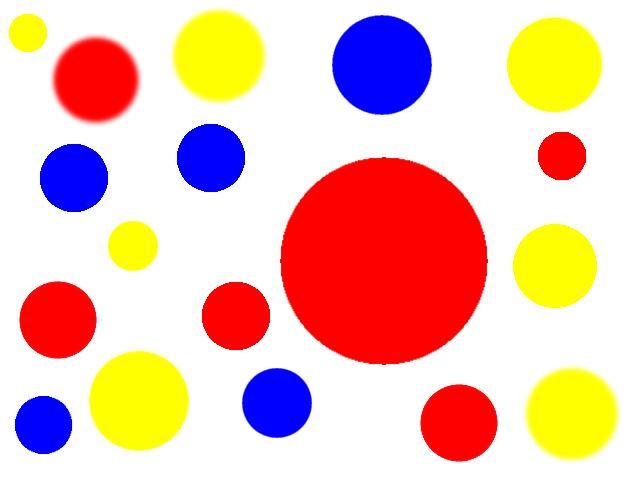
#> input picture Vision Artificial/fig_2.png, 638 x 479 px, found by its file name
$ python prueba.py
#> lines starting #> are read from the running program, lines starting #| are printed output that depends on the picture; after the words box and inside, x2 and y2 are one past the last pixel; in counts of white or black regions, pixels touching at a corner belong together
### Vision Artificial/miLibreria.py
# -*- coding: utf-8 -*-
#'/home/rocker/Pictures/fig_2.png'

"""
Created on Wed Mar 13 18:17:42 2019

@author: rocker
"""
import cv2
import numpy as np
import time
import matplotlib.pyplot as plt
from multiprocessing import Process

class MiLibreria:

    def __init__(self, ruta):
        self.img = cv2.imread(ruta)
#> self.img is the input picture: shape (479, 638, 3); mean B, G, R 179.5, 191.9, 237
        self.tam = np.size(self.img, 0), np.size(self.img, 1)
#> self.tam = (479, 638)

    """
        MÉTODO QUE RECIBE UNA CADENA EN CÓDIGO RGB "[R G B]" Y UN TÍTULO PARA
        ALMACENAR LA IMAGEN.

        BÁSICAMENTE LIMPIA LA IMAGEN DEJANDO SOLO EL COLOR DADO EN LA CADENA Y
        CUBRIENDO TODO LO DEMÁS CON BLANCO
    """
    # [12 lines left out: function limpiarImagen, not called in this run]
        #plt.imshow(self.img, cmap='gray')
        #plt.show()

    def limpiarImagenMejorada(self, cadena, titulo):
#> called with cadena = 0, titulo = 'uno'
        target_BGR = [[255, 0, 0], [0, 255, 255], [0, 0, 255]]
        inicio = time.time()

        for i in range(self.tam[0]):
            for j in range(self.tam[1]):
                if not np.array_equal(target_BGR[cadena], self.img[i, j]):
                    self.img[i, j] = [255, 255, 255]
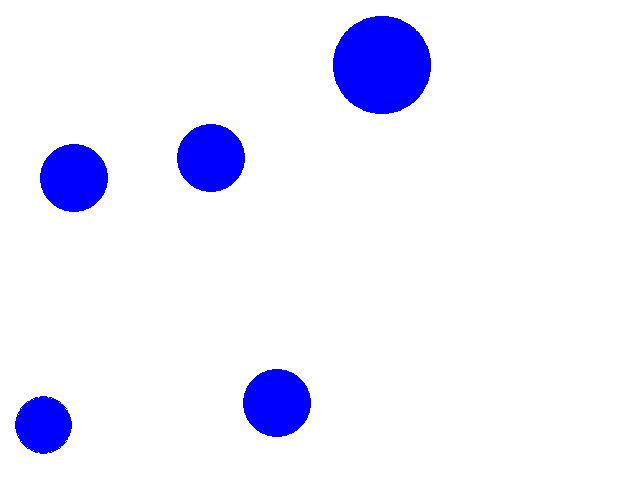
#> self.img: shape (479, 638, 3); mean B, G, R 255, 237.6, 237.6
#> after the loop in limpiarImagenMejorada (call 2), `for i in range(self.tam[0]):`: self.img: shape (479, 638, 3); 6.84% of pixels changed, all inside (x1, y1, x2, y2) = (15, 16, 431, 454)

        cv2.imwrite('/home/rocker/Documents/I.A./Vision Artificial/'+str(titulo)+'.png', self.img)

        print(time.time()-inicio)

    """
        MÉTODO PARA OBTENER "A MANO" LA CANTIDAD DE REPETICIONES DE LOS
        VALORES RGB EN UNA IMAGEN, PARA POSTERIORMENTE GENERAR UN HISTOGRAMA
    """
    # [12 lines left out: function numRepeticiones, not called in this run]

    def generarHistrograma(self, diccionario):
        plt.bar(list(diccionario.keys()), diccionario.values(), color='g')
        plt.savefig('/home/rocker/Documents/I.A./Vision Artificial/histo.png')

    def histogramaOpenCV(self):
        color = ('b','g','r')
        for i,col in enumerate(color):
            histr = cv2.calcHist([self.img],[i],None,[256],[0,256])
            plt.plot(histr,color = col)
            plt.xlim([0,256])
        plt.show()
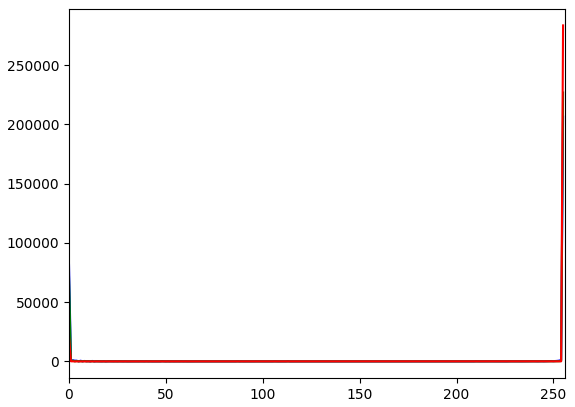
#> figure drawn by matplotlib, 1 panel; curve peaks at x = 255, y = 206482; curve peaks at x = 255, y = 226860; curve peaks at x = 255, y = 283495


lista = ['[255   0   0]', '[  0 255 255]', '[  0   0 255]']

objeto = MiLibreria('/home/rocker/Documents/I.A./Vision Artificial/fig_2.png')
#objeto.histogramaOpenCV()

hilo1 = Process(target=objeto.limpiarImagenMejorada, args=(0, 'uno', ))
hilo2 = Process(target=objeto.limpiarImagenMejorada, args=(1, 'dos', ))
hilo3 = Process(target=objeto.limpiarImagenMejorada, args=(2, 'tres', ))

hilo1.start()
hilo2.start()
hilo3.start()

hilo1.join()
hilo2.join()
hilo3.join()

### Vision Artificial/prueba.py
#!/usr/bin/env python3
# -*- coding: utf-8 -*-
"""
Created on Wed Mar 13 18:13:26 2019

@author: rocker
"""

from miLibreria import MiLibreria
from multiprocessing import Process

lista = ['[255   0   0]', '[  0 255 255]', '[  0   0 255]']

objeto = MiLibreria('/home/rocker/Documents/I.A./Vision Artificial/fig_2.png')
objeto.histogramaOpenCV()

"""
hilo1 = Process(target=objeto.limpiarImagen, args=(lista[0], 'uno', ))
hilo2 = Process(target=objeto.limpiarImagen, args=(lista[1], 'dos', ))
hilo3 = Process(target=objeto.limpiarImagen, args=(lista[2], 'tres', ))

hilo1.start()
hilo2.start()
hilo3.start()

hilo1.join()
hilo2.join()
hilo3.join()
"""

print('ya')

$ run again, with Vision Artificial/11.png copied over Vision Artificial/fig_2.png
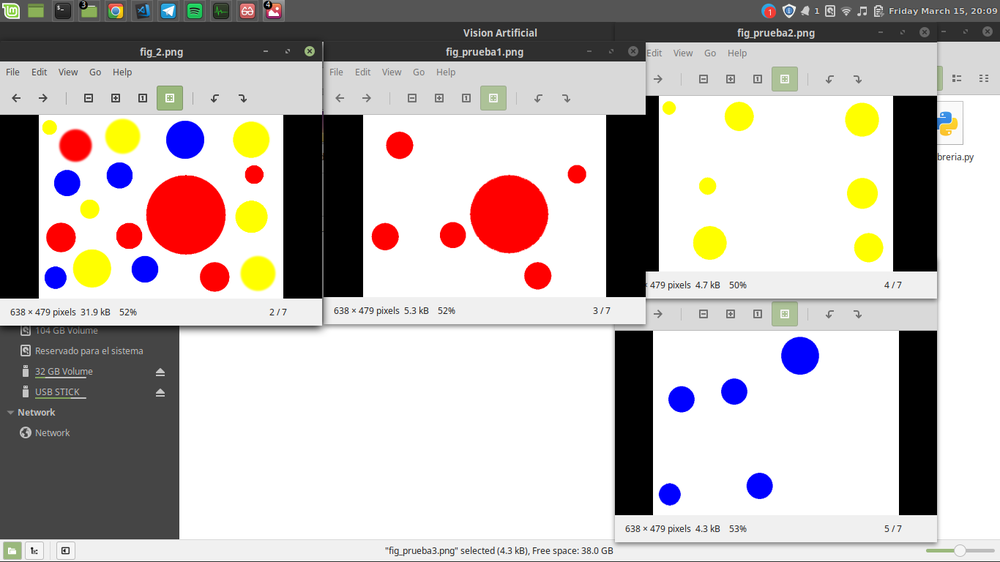
#> input picture Vision Artificial/11.png, 1000 x 562 px, shrunk from 1366 x 768 before the run, found by its file name
#> in __init__, self.img is the input picture: shape (562, 1000, 3); mean B, G, R 180.7, 182.6, 189.3
#> self.tam = (562, 1000)
#> after the loop in limpiarImagenMejorada, `for i in range(self.tam[0]):`:
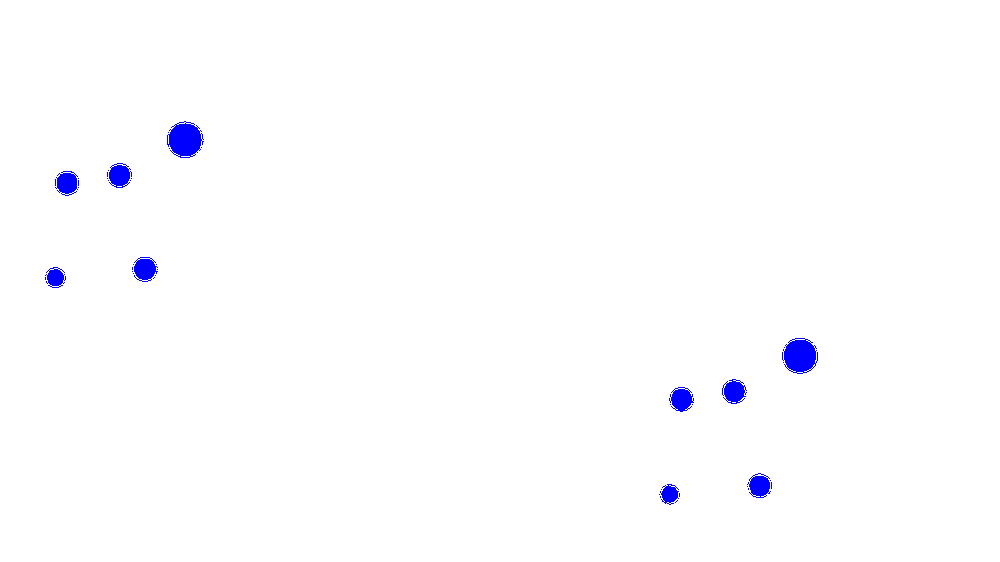
#> self.img: shape (562, 1000, 3); mean B, G, R 255, 252.8, 252.8
#> in histogramaOpenCV, `plt.show()`:
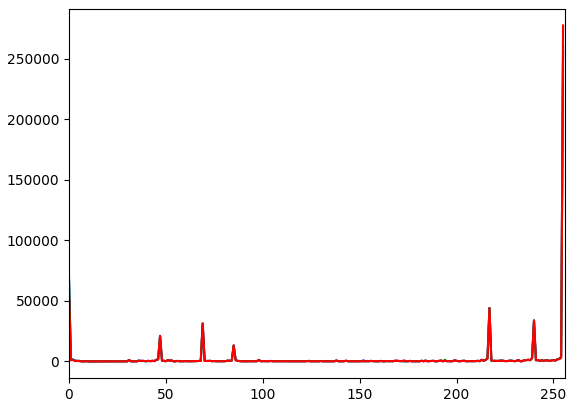
#> figure drawn by matplotlib, 1 panel; curve peaks at x = 255, y = 255546; curve peaks at x = 255, y = 259670; curve peaks at x = 255, y = 277332

$ run again, with Vision Artificial/dos.png copied over Vision Artificial/fig_2.png
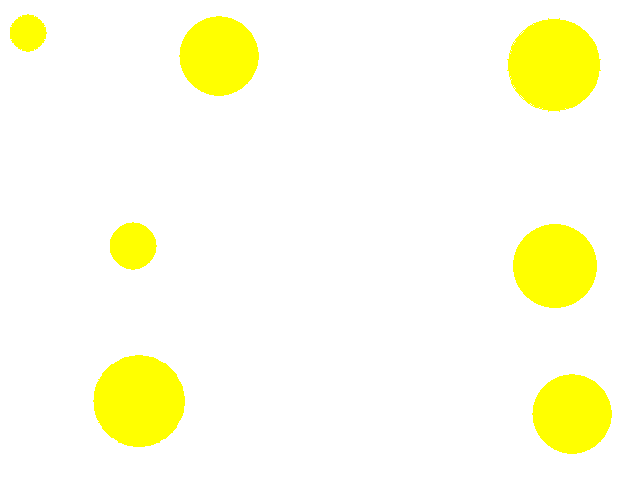
#> input picture Vision Artificial/dos.png, 638 x 479 px, found by its file name
#> in __init__, self.img is the input picture: shape (479, 638, 3); mean B, G, R 228.8, 255, 255
#> self.tam = (479, 638)
#> in histogramaOpenCV, `plt.show()`:
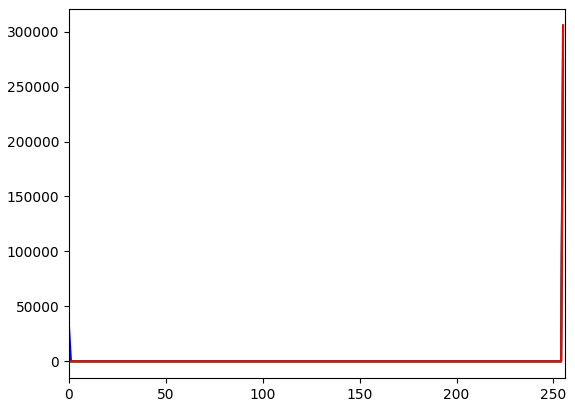
#> figure drawn by matplotlib, 1 panel; curve peaks at x = 255, y = 274239; curve peaks at x = 255, y = 305602; curve peaks at x = 255, y = 305602
